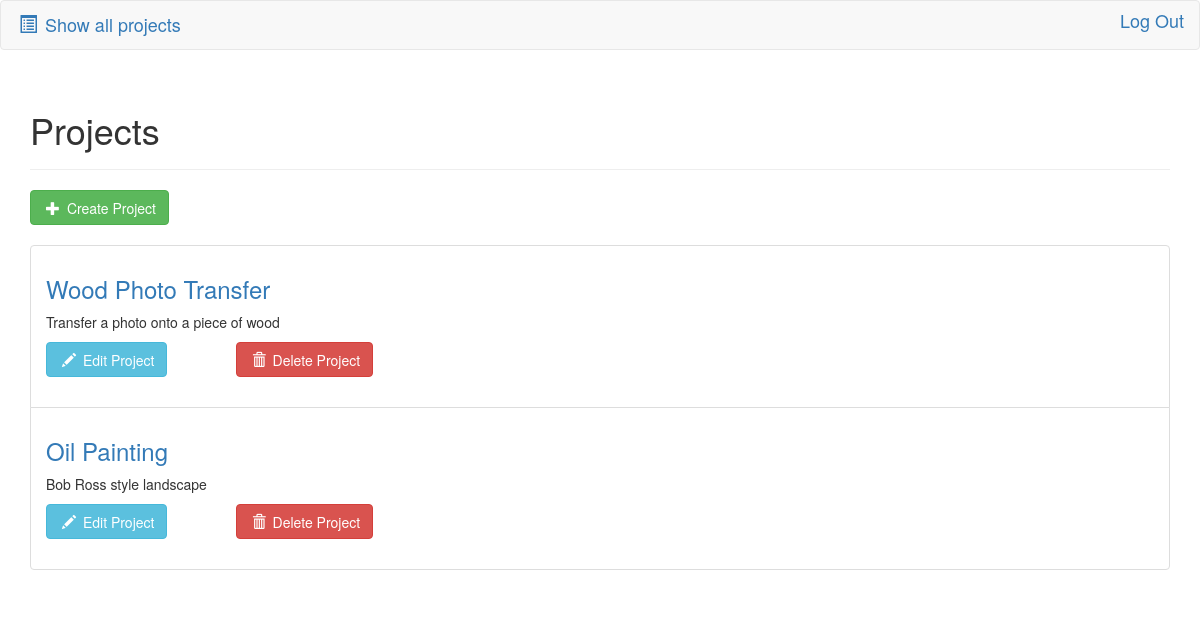
The app's page /project/ with its own data.
### database_setup.py (models this page shows, shortened)
class Project(Base):
    __tablename__ = 'project'
    id = Column(Integer, primary_key=True)
    name = Column(String(100), nullable=False)
    description = Column(String(250))

### app.py (the view)
@app.route('/')
@app.route('/project/')
def showProjects():
    projects = session.query(Project).all()
    return render_template('projects.html', projects=projects)

### templates/projects.html
{% extends "main.html" %}
{% block content %}
  <div class="page-header">
    <h1>Projects</h1>
  </div>
  <div class="row">
    <div class="col-xs-2">
      <a class="btn btn-success" role="button" href="{{url_for('newProject')}}">
        <i class="glyphicon glyphicon-plus"></i>
        Create Project
      </a>
    </div>
  </div>
  {% if projects != [] %}
    <ul class="list-group">
    {% for project in projects %}
      <li class="list-group-item">
        <div class="row">
          <h3 class="col-xs-6">
            <a href="{{url_for('showSupplies', project_id=project.id)}}">
              {{project.name}}
            </a>
          </h3>
        </div>
        <div class="row">
          <p class="col-xs-6">{{project.description}}</p>
        </div>
        <div class="row">
          <div class="col-xs-2">
            <a class="btn btn-info" role="button" href="{{url_for('editProject', project_id=project.id)}}">
              <i class="glyphicon glyphicon-pencil"></i>
              Edit Project
            </a>
          </div>
          <div class="col-xs-2">
            <a class="btn btn-danger" role="button" href="{{url_for('deleteProject', project_id=project.id)}}">
              <i class="glyphicon glyphicon-trash"></i>
              Delete Project
            </a>
          </div>
        </div>
      </li>
    {% endfor %}
  {% else %}
    <div class="row">
      <h3 class="col-xs-12">Looks like you haven't created any projects yet. Let's get started!</h3>
    </div>
  {% endif %}
{% endblock %}

### static/styles.css (style rules this page uses)
.glyphicon { padding: 3px; }
.btn { margin-bottom: 20px; }

### records on screen
Project: name "Wood Photo Transfer", description "Transfer a photo onto a piece of wood"
Project: name "Oil Painting", description "Bob Ross style landscape"
